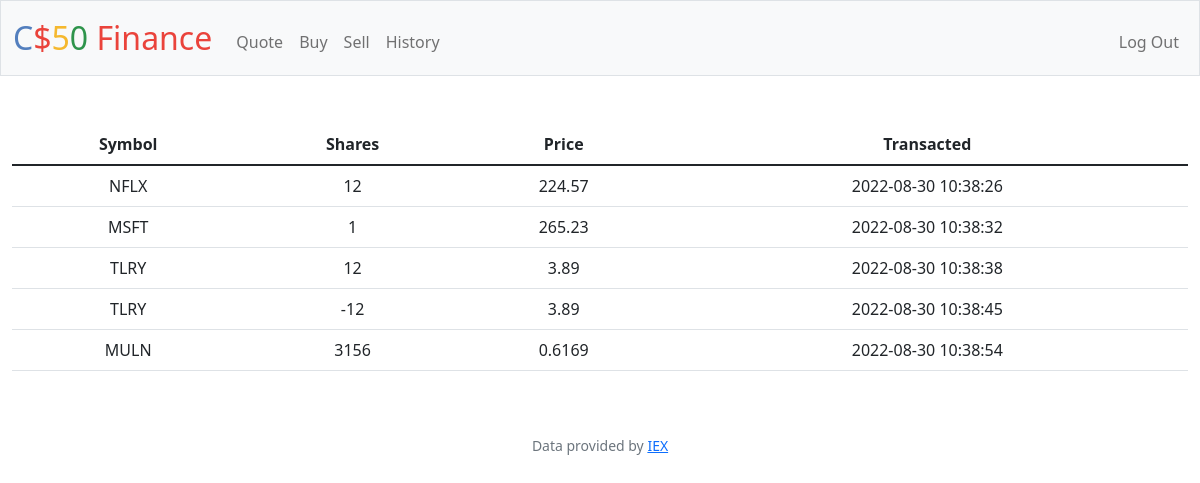
The app's page /history (signed in) with its own data.
### tables this page shows
CREATE TABLE history (id INTEGER PRIMARY KEY, user TEXT, bought INTEGER, sold INTEGER, total INTEGER, stock TEXT, time DATETIME, 'value' REAL, 'price' REAL, 'company' TEXT);

### app.py (the view)
@app.route("/history")
@login_required
def history():
    if request.method == "GET":
        id = session["user_id"]
        info = db.execute("SELECT * FROM history WHERE user = ? and time IS NOT NULL Order by time", id)
        leni = len(info)
        return render_template("history.html", info=info, leni=leni)

### app.py (called while the page is built)
@app.after_request
def after_request(response):
    response.headers["Cache-Control"] = "no-cache, no-store, must-revalidate"
    response.headers["Expires"] = 0
    response.headers["Pragma"] = "no-cache"
    return response

### helpers.py (called while the page is built)
def login_required(f):
    @wraps(f)
    def decorated_function(*args, **kwargs):
        if session.get("user_id") is None:
            return redirect("/login")
        return f(*args, **kwargs)
    return decorated_function

### templates/history.html (shortened to what this page needs)
{% extends "layout.html" %}
{% block main %}
        <table class="table">
            <thead>
              <tr>
                <th scope="col">Symbol</th>
                <th scope="col">Shares</th>
                <th scope="col">Price</th>
                <th scope="col">Transacted</th>
              </tr>
            </thead>
            <tbody>
            {% for item in info %}
              <tr>
                <td scope="row">{{ item.stock | upper}}</td>
                {% if item.sold == None %}
                <td>{{item.bought}}</td>
                {% endif %}
                {% if item.bought == None %}
                <td>{{item.sold}}</td>
                {% endif %}
                <td>{{item.price}}</td>
                <td>{{item.time}}</td>
              </tr>
              {% endfor %}
            </tbody>
          </table>
{% endblock %}

### templates/layout.html (shortened to what this page needs)
<!DOCTYPE html>
<html lang="en">
    <head>
        <link href="https://cdn.jsdelivr.net/npm/bootstrap@5.1.3/dist/css/bootstrap.min.css" rel="stylesheet">
        <link href="/static/styles.css" rel="stylesheet">
    </head>
    <body>
        <nav class="bg-light border navbar navbar-expand-md navbar-light">
            <div class="container-fluid">
                <a class="navbar-brand" href="/"><span class="blue">C</span><span class="red">$</span><span class="yellow">5</span><span class="green">0</span> <span class="red">Finance</span></a>
                <div class="collapse navbar-collapse" id="navbar">
                    {% if session["user_id"] %}
                        <ul class="navbar-nav me-auto mt-2">
                            <li class="nav-item"><a class="nav-link" href="/quote">Quote</a></li>
                            <li class="nav-item"><a class="nav-link" href="/buy">Buy</a></li>
                            <li class="nav-item"><a class="nav-link" href="/sell">Sell</a></li>
                            <li class="nav-item"><a class="nav-link" href="/history">History</a></li>
                        </ul>
                        <ul class="navbar-nav ms-auto mt-2">
                            <li class="nav-item"><a class="nav-link" href="/logout">Log Out</a></li>
                        </ul>
                    {% else %}
                        <ul class="navbar-nav ms-auto mt-2">
                            <li class="nav-item"><a class="nav-link" href="/register">Register</a></li>
                            <li class="nav-item"><a class="nav-link" href="/login">Log In</a></li>
                        </ul>
                    {% endif %}
                </div>
            </div>
        </nav>
        <main class="container-fluid py-5 text-center">
            {% block main %}{% endblock %}
        </main>
        <footer class="mb-5 small text-center text-muted">
            Data provided by <a href="https://iexcloud.io/">IEX</a>
        </footer>
    </body>
</html>

### static/styles.css (style rules this page uses)
nav .navbar-brand { font-size: xx-large; }
nav .navbar-brand .blue { color: #537fbe; }
nav .navbar-brand .red { color: #ea433b; }
nav .navbar-brand .yellow { color: #f5b82e; }
nav .navbar-brand .green { color: #2e944b; }

### records on screen
history: stock "NFLX", bought "12", price "224.57", time "2022-08-30 10:38:26"
history: stock "MSFT", bought "1", price "265.23", time "2022-08-30 10:38:32"
history: stock "TLRY", bought "12", price "3.89", time "2022-08-30 10:38:38"
history: stock "TLRY", sold "-12", price "3.89", time "2022-08-30 10:38:45"
history: stock "MULN", bought "3156", price "0.6169", time "2022-08-30 10:38:54"
